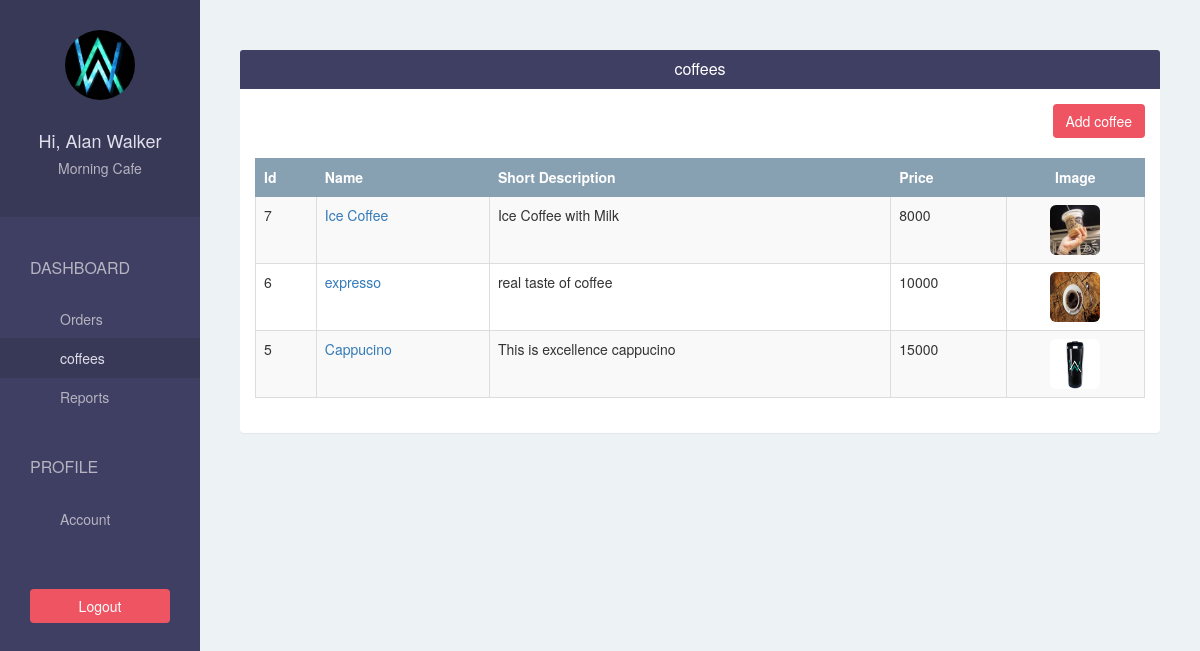
The page /restaurant/coffee/ (signed in) on the database its author committed.
### drinktaskerapp/models.py (models this page shows, shortened)
class Restaurant(models.Model):
    user = models.OneToOneField(User, on_delete=models.CASCADE, related_name='restaurant')
    name = models.CharField(max_length=500)
    phone = models.CharField(max_length=500)
    address = models.CharField(max_length=500)
    logo = models.ImageField(upload_to='restaurant_logo/', blank=False)

class Coffee(models.Model):
    restaurant = models.ForeignKey(Restaurant)
    name = models.CharField(max_length=500)
    short_description = models.CharField(max_length=500)
    image = models.ImageField(upload_to='coffee_images/', blank=False)
    price = models.IntegerField(default=0)

### drinktaskerapp/views.py (the view)
# urls.py: url(r'^restaurant/coffee/$', views.restaurant_coffee, name = 'restaurant-coffee'),
@login_required(login_url='/restaurant/sign-in/')
def restaurant_coffee(request):
    coffees = Coffee.objects.filter(restaurant = request.user.restaurant).order_by("-id")
    return render(request, 'restaurant/coffee.html', {"coffees": coffees})

### drinktaskerapp/templates/restaurant/coffee.html
{% extends 'restaurant/base.html' %}
{% block page %}
    <div class="panel">
        <div class="panel-heading bg-blue">
            <h4 class="panel-title text-center text-white">coffees</h4>
        </div>
        <div class="panel-body">
            <div class="text-right">
                <a href="{% url 'restaurant-add-coffee' %}" class="btn btn-pink">Add coffee</a>
                <br/>
                <br/>
            </div>
            <table class="table table-bordered table-hover table-striped">
                <thead>
                  <tr class="bg-gray text-white">
                    <th>Id</th>
                    <th>Name</th>
                    <th>Short Description</th>
                    <th>Price</th>
                    <th class="text-center">Image</th>
                  </tr>
                </thead>
                <tbody>
                    {% for coffee in coffees %}
                        <tr>
                          <td scope="row">{{ coffee.id }}</td>
                          <td><a href="{% url 'restaurant-edit-coffee' coffee.id %}">{{ coffee.name }}</a></td>
                          <td>{{ coffee.short_description }}</td>
                          <td>{{ coffee.price }}</td>
                          <td class="text-center"><img class="img-rounded"
                              src="{{ MEDIA_URL }}{{ coffee.image }}" width="50" height="50"></td>
                        </tr>
                    {% endfor %}
                </tbody>
            </table>
        </div>
    </div>
{% endblock %}

### drinktaskerapp/templates/restaurant/base.html (shortened to what this page needs)
{% extends 'base.html' %}
{% block sidebar %}
    {% url 'restaurant-order' as restaurant_order_url %}
    {% url 'restaurant-coffee' as restaurant_coffee_url %}
    {% url 'restaurant-report' as restaurant_report_url %}
    {% url 'restaurant-account' as restaurant_account_url %}
    <div class="text-center">
      <img class="img-circle" src="{{ MEDIA_URL }}{{ request.user.restaurant.logo }}"
          width="70" height="70" />
      <br/>
      <br/>
      <h4>Hi, {{ request.user.get_full_name }}</h4>
      <h5>{{ request.user.restaurant.name }}</h5>
    </div>
    <div class="list-group">
      <span class="text-uppercase">Dashboard</span>
      <a href="{% url 'restaurant-order' %}"
          class="list-group-item {% if request.path == restaurant_order_url %} active {% endif %} ">Orders</a>
      <a href="{% url 'restaurant-coffee' %}"
          class="list-group-item {% if request.path == restaurant_coffee_url %} active {% endif %} ">coffees</a>
      <a href="{% url 'restaurant-report' %}"
          class="list-group-item {% if request.path == restaurant_report_url %} active {% endif %} ">Reports</a>
      <span class="text-uppercase">Profile</span>
      <a href="{% url 'restaurant-account' %}"
          class="list-group-item {% if request.path == restaurant_account_url %} active {% endif %} ">Account</a>
    </div>
    <div class="text-center">
      <a href="{% url 'restaurant-sign-out' %}?next={{ request.path }}"
          class="btn btn-pink">Logout</a>
    </div>
{% endblock %}

### drinktaskerapp/templates/base.html (shortened to what this page needs)
{% load staticfiles %}
<!DOCTYPE html>
<html lang="en">
<head>
  <link rel="stylesheet" href="{% static 'css/bootstrap.min.css' %}">
  <link rel="stylesheet" href="{% static 'css/style.css' %}">
</head>
<body>
  <div class="container-fluid">
    <div class="row">
      <div class="col-lg-2 col-md-2 col-sm-2 sidebar">
          {% block sidebar %}{% endblock %}
      </div>
      <div class="col-lg-10 col-lg-offset-2 col-md-10 col-md-offset-2 col-sm-offset-2 col-sm-10 content">
          {% block page %}{% endblock %}
      </div>
    </div>
  </div>
</body>
</html>

### drinktaskerapp/static/css/style.css (style rules this page uses)
body { padding-top: 50px; background-color: #EDF2F5; overflow: auto; }
.bg-blue { background-color: #3F3F63; }
.bg-gray { background-color: #88A1B2; }
.text-white { color: white; }
.btn-pink { color: white; background-color: #EE5462; }
.sidebar { height: 100vh; position: fixed; top: 0; left: 0; padding: 0; background-color: #3F3F63; overflow: auto; }
.sidebar > div:first-child { padding: 30px 10px; font-weight: bold; font-size: 15px; background-color: #383957; }
.sidebar > div:first-child > h4 { color: #e0deeb; }
.sidebar > div:first-child > h5 { color: #b6b4c1; }
.sidebar .list-group { padding: 0; background-color: #3F3F63; }
.sidebar .list-group > span { color: #b6b4c1; display: block; margin-top: 20px; padding: 20px 30px; font-size: 16px; font-weight: 300; }
.sidebar .list-group .list-group-item, .sidebar .list-group .list-group-item:focus { background-color: #3F3F63; color: #b6b4c1; border: 0; padding-left: 60px; padding-right: 30px; }
.sidebar .list-group .list-group-item.active, .sidebar .list-group .list-group-item:hover { background-color: #383957; color: #e0deeb; }
.sidebar > div:last-child { padding: 30px; }
.sidebar > div:last-child .btn { width: 100%; }
.content { padding: 0 40px; }
.content .panel { border: none; }
.table > thead > tr > th, .table > thead > tr > td { vertical-align: middle; }
.table, .table > thead > tr > th { border-color: #88A1B2 }

### rows shown on the page
Coffee: id "7", name "Ice Coffee", short_description "Ice Coffee with Milk", price "8000", image (picture)
Coffee: id "6", name "expresso", short_description "real taste of coffee", price "10000", image (picture)
Coffee: id "5", name "Cappucino", short_description "This is excellence cappucino", price "15000", image (picture)

### other values the page prints
{{ request.user.get_full_name }} "Alan Walker"
{{ request.user.restaurant.name }} "Morning Cafe"
